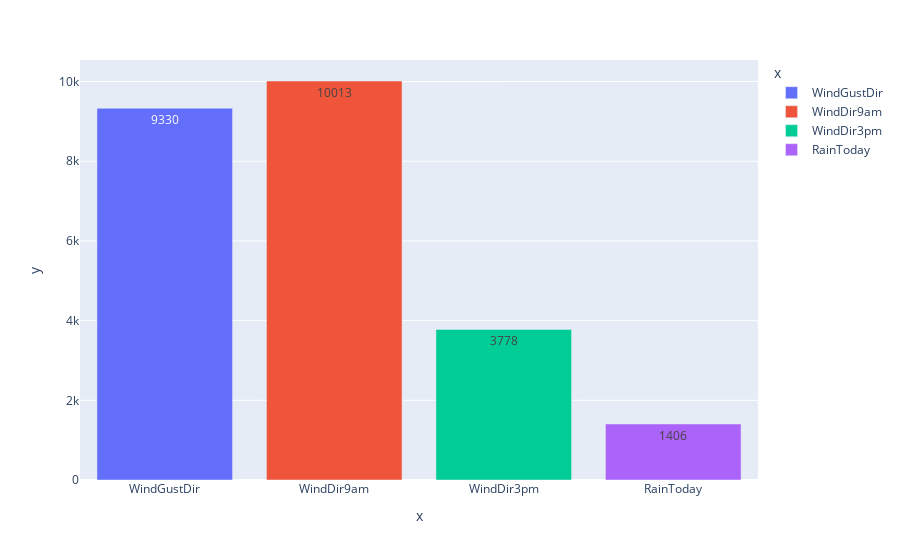

Notebook source saved alongside this figure:
### Code cell
show_bar(data[categorical])

### Figure 1 — Plotly figure (JSON) as saved in the notebook; plotly's stock layout.template omitted (floating-point values rounded to 4 significant figures)
{"data": [{"alignmentgroup": "True", "hovertemplate": "x=%{x}<br>y=%{y}<extra></extra>", "legendgroup": "WindGustDir", "marker": {"color": "#636efa", "pattern": {"shape": ""}}, "name": "WindGustDir", "offsetgroup": "WindGustDir", "orientation": "v", "showlegend": true, "textposition": "auto", "texttemplate": "%{y:.s}", "type": "bar", "x": ["WindGustDir"], "xaxis": "x", "y": [9330], "yaxis": "y"}, {"alignmentgroup": "True", "hovertemplate": "x=%{x}<br>y=%{y}<extra></extra>", "legendgroup": "WindDir9am", "marker": {"color": "#EF553B", "pattern": {"shape": ""}}, "name": "WindDir9am", "offsetgroup": "WindDir9am", "orientation": "v", "showlegend": true, "textposition": "auto", "texttemplate": "%{y:.s}", "type": "bar", "x": ["WindDir9am"], "xaxis": "x", "y": [10013], "yaxis": "y"}, {"alignmentgroup": "True", "hovertemplate": "x=%{x}<br>y=%{y}<extra></extra>", "legendgroup": "WindDir3pm", "marker": {"color": "#00cc96", "pattern": {"shape": ""}}, "name": "WindDir3pm", "offsetgroup": "WindDir3pm", "orientation": "v", "showlegend": true, "textposition": "auto", "texttemplate": "%{y:.s}", "type": "bar", "x": ["WindDir3pm"], "xaxis": "x", "y": [3778], "yaxis": "y"}, {"alignmentgroup": "True", "hovertemplate": "x=%{x}<br>y=%{y}<extra></extra>", "legendgroup": "RainToday", "marker": {"color": "#ab63fa", "pattern": {"shape": ""}}, "name": "RainToday", "offsetgroup": "RainToday", "orientation": "v", "showlegend": true, "textposition": "auto", "texttemplate": "%{y:.s}", "type": "bar", "x": ["RainToday"], "xaxis": "x", "y": [1406], "yaxis": "y"}], "layout": {"barmode": "relative", "legend": {"title": {"text": "x"}, "tracegroupgap": 0}, "margin": {"t": 60}, "xaxis": {"anchor": "y", "categoryarray": ["WindGustDir", "WindDir9am", "WindDir3pm", "RainToday"], "categoryorder": "array", "domain": [0, 1], "title": {"text": "x"}}, "yaxis": {"anchor": "x", "domain": [0, 1], "title": {"text": "y"}}}}
